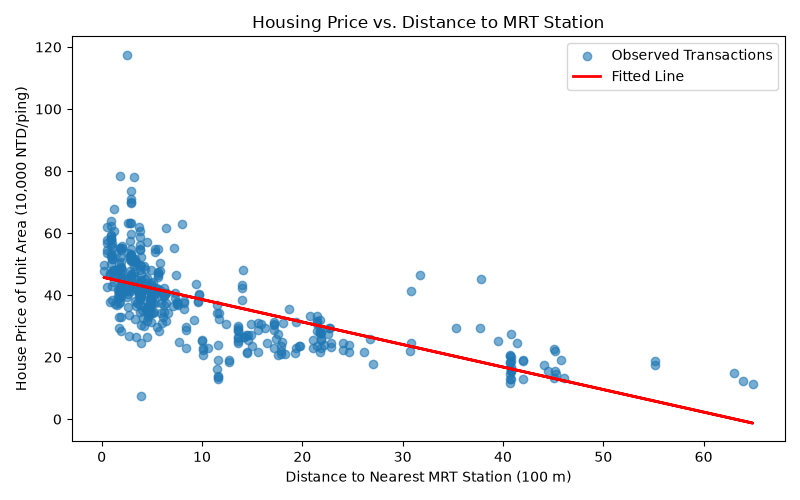

The Python source for this figure:
import matplotlib.pyplot as plt
import pandas as pd
from sklearn.linear_model import LinearRegression

# Load dataset
homes = pd.read_csv("real_estate.csv")
homes["distance_100m"] = homes["X3 distance to the nearest MRT station"] / 100
X = homes[["distance_100m"]]
y = homes["Y house price of unit area"]

# (a) Fit LinearRegression on all 414 rows
model = LinearRegression()
model.fit(X, y)
slope = model.coef_[0]
intercept = model.intercept_
print(f"Slope: {slope:.4f}")
print(f"Intercept: {intercept:.4f}")

# (b) Predict price at 500 m (distance_100m = 5)
new_data = pd.DataFrame({"distance_100m": [5]})
pred_500m = model.predict(new_data)[0]
print(f"Predicted price at 500 m: {pred_500m:.2f}")

# (c) Plot observations and fitted line
plt.figure(figsize=(8, 5))
plt.scatter(X, y, alpha=0.6, label="Observed Transactions")
plt.plot(X, model.predict(X), color="red", linewidth=2, label="Fitted Line")
plt.xlabel("Distance to Nearest MRT Station (100 m)")
plt.ylabel("House Price of Unit Area (10,000 NTD/ping)")
plt.title("Housing Price vs. Distance to MRT Station")
plt.legend()
plt.tight_layout()
plt.savefig("task1_housing.png")
plt.close()
